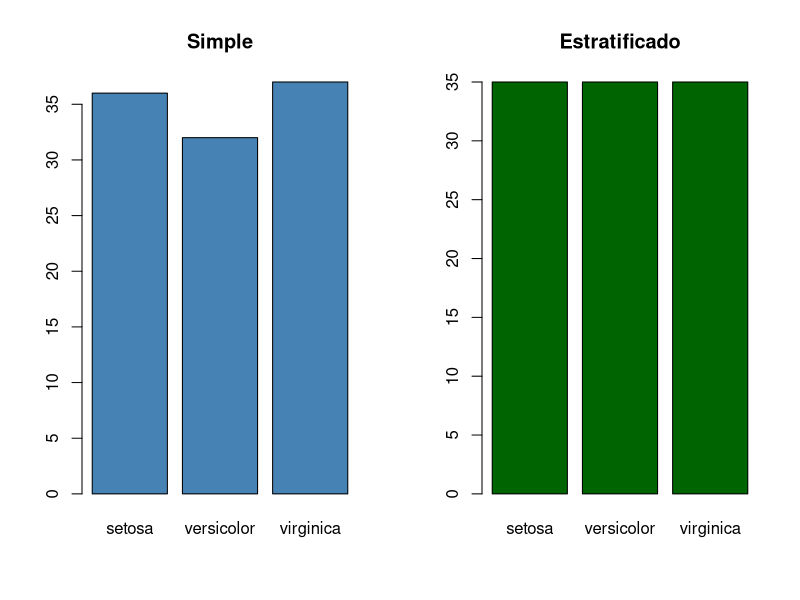

Recreate this plot in R.
## ---- chunk 1
knitr::opts_chunk$set(echo = TRUE)
## ---- chunk 2
data(iris)
head(iris)
## ---- chunk 3
set.seed(123)

porciento <- 0.7
numFilasTrain <- sample(nrow(iris), porciento * nrow(iris))

train_simple <- iris[numFilasTrain, ]
test_simple  <- iris[-numFilasTrain, ]
## ---- chunk 4
table(iris$Species)
## ---- chunk 5
table(train_simple$Species)
## ---- chunk 6
table(test_simple$Species)
## ---- chunk 7
setosas      <- iris[iris$Species == "setosa", ]
versicolors  <- iris[iris$Species == "versicolor", ]
virginicas   <- iris[iris$Species == "virginica", ]

train_setosa <- sample(nrow(setosas), porciento * nrow(setosas))
train_versi  <- sample(nrow(versicolors), porciento * nrow(versicolors))
train_virg   <- sample(nrow(virginicas), porciento * nrow(virginicas))

train_strat <- rbind(
  setosas[train_setosa, ],
  versicolors[train_versi, ],
  virginicas[train_virg, ]
)

test_strat <- rbind(
  setosas[-train_setosa, ],
  versicolors[-train_versi, ],
  virginicas[-train_virg, ]
)
## ---- chunk 8
table(train_strat$Species)
## ---- chunk 9
table(test_strat$Species)
## ---- chunk 10
sample(1:10, 3)
sample(1:10, 3)
## ---- chunk 11
set.seed(123)
sample(1:10, 3)

set.seed(123)
sample(1:10, 3)
## ---- chunk 12
par(mfrow=c(1,2))

barplot(table(train_simple$Species),
        main="Simple",
        col="steelblue")

barplot(table(train_strat$Species),
        main="Estratificado",
        col="darkgreen")
